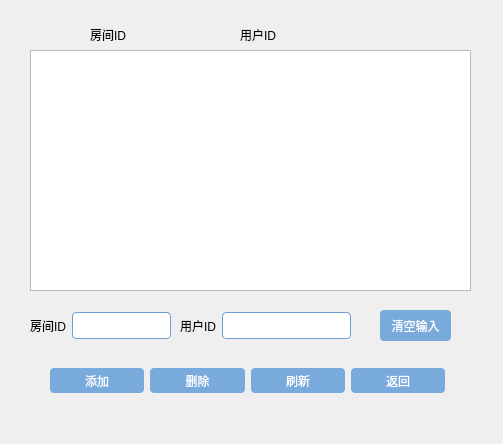
<?xml version="1.0" encoding="UTF-8"?>
<ui version="4.0">
 <class>UserManagementWidget</class>
 <widget class="QWidget" name="UserManagementWidget">
  <property name="geometry">
   <rect>
    <x>0</x>
    <y>0</y>
    <width>503</width>
    <height>444</height>
   </rect>
  </property>
  <property name="windowTitle">
   <string>Form</string>
  </property>
  <property name="styleSheet">
   <string notr="true">QLineEdit {
        border-radius: 4px;
        height: 25px;
        border: 1px solid rgb(111, 156, 207);
        background: white;
}
QLineEdit:enabled {
        color: rgb(84, 84, 84);
}
QLineEdit:enabled:hover, QLineEdit:enabled:focus {
        color: rgb(51, 51, 51);
}
QLineEdit:!enabled {
        color: rgb(80, 80, 80);
}

QPushButton{
        border-radius: 4px;
        border: none;
        width: 75px;
        height: 25px;
}
QPushButton:enabled {
        background: rgb(120, 170, 220);
        color: white;
}
QPushButton:hover {
	background: rgb(0, 78, 161);
}
</string>
  </property>
  <widget class="QTextEdit" name="textEdit">
   <property name="geometry">
    <rect>
     <x>30</x>
     <y>50</y>
     <width>441</width>
     <height>241</height>
    </rect>
   </property>
  </widget>
  <widget class="QWidget" name="horizontalLayoutWidget">
   <property name="geometry">
    <rect>
     <x>30</x>
     <y>300</y>
     <width>141</width>
     <height>51</height>
    </rect>
   </property>
   <layout class="QHBoxLayout" name="horizontalLayout">
    <item>
     <widget class="QLabel" name="label_3">
      <property name="text">
       <string>房间ID</string>
      </property>
     </widget>
    </item>
    <item>
     <widget class="QLineEdit" name="lineEdit_roomid"/>
    </item>
   </layout>
  </widget>
  <widget class="QWidget" name="horizontalLayoutWidget_2">
   <property name="geometry">
    <rect>
     <x>50</x>
     <y>360</y>
     <width>395</width>
     <height>41</height>
    </rect>
   </property>
   <layout class="QHBoxLayout" name="horizontalLayout_2">
    <item>
     <widget class="QPushButton" name="pushButton_add">
      <property name="text">
       <string>添加</string>
      </property>
     </widget>
    </item>
    <item>
     <widget class="QPushButton" name="pushButton_delete">
      <property name="text">
       <string>删除</string>
      </property>
     </widget>
    </item>
    <item>
     <widget class="QPushButton" name="pushButton_refresh">
      <property name="text">
       <string>刷新</string>
      </property>
     </widget>
    </item>
    <item>
     <widget class="QPushButton" name="pushButton_close">
      <property name="text">
       <string>返回</string>
      </property>
     </widget>
    </item>
   </layout>
  </widget>
  <widget class="QLabel" name="label_2">
   <property name="geometry">
    <rect>
     <x>240</x>
     <y>20</y>
     <width>46</width>
     <height>29</height>
    </rect>
   </property>
   <property name="text">
    <string>用户ID</string>
   </property>
  </widget>
  <widget class="QLabel" name="label">
   <property name="geometry">
    <rect>
     <x>90</x>
     <y>20</y>
     <width>46</width>
     <height>29</height>
    </rect>
   </property>
   <property name="text">
    <string>房间ID</string>
   </property>
  </widget>
  <widget class="QWidget" name="horizontalLayoutWidget_4">
   <property name="geometry">
    <rect>
     <x>180</x>
     <y>300</y>
     <width>171</width>
     <height>51</height>
    </rect>
   </property>
   <layout class="QHBoxLayout" name="horizontalLayout_4">
    <item>
     <widget class="QLabel" name="label_4">
      <property name="text">
       <string>用户ID</string>
      </property>
     </widget>
    </item>
    <item>
     <widget class="QLineEdit" name="lineEdit_userid"/>
    </item>
   </layout>
  </widget>
  <widget class="QPushButton" name="pushButton_clear">
   <property name="geometry">
    <rect>
     <x>380</x>
     <y>310</y>
     <width>71</width>
     <height>31</height>
    </rect>
   </property>
   <property name="text">
    <string>清空输入</string>
   </property>
  </widget>
 </widget>
 <resources/>
 <connections/>
</ui>
